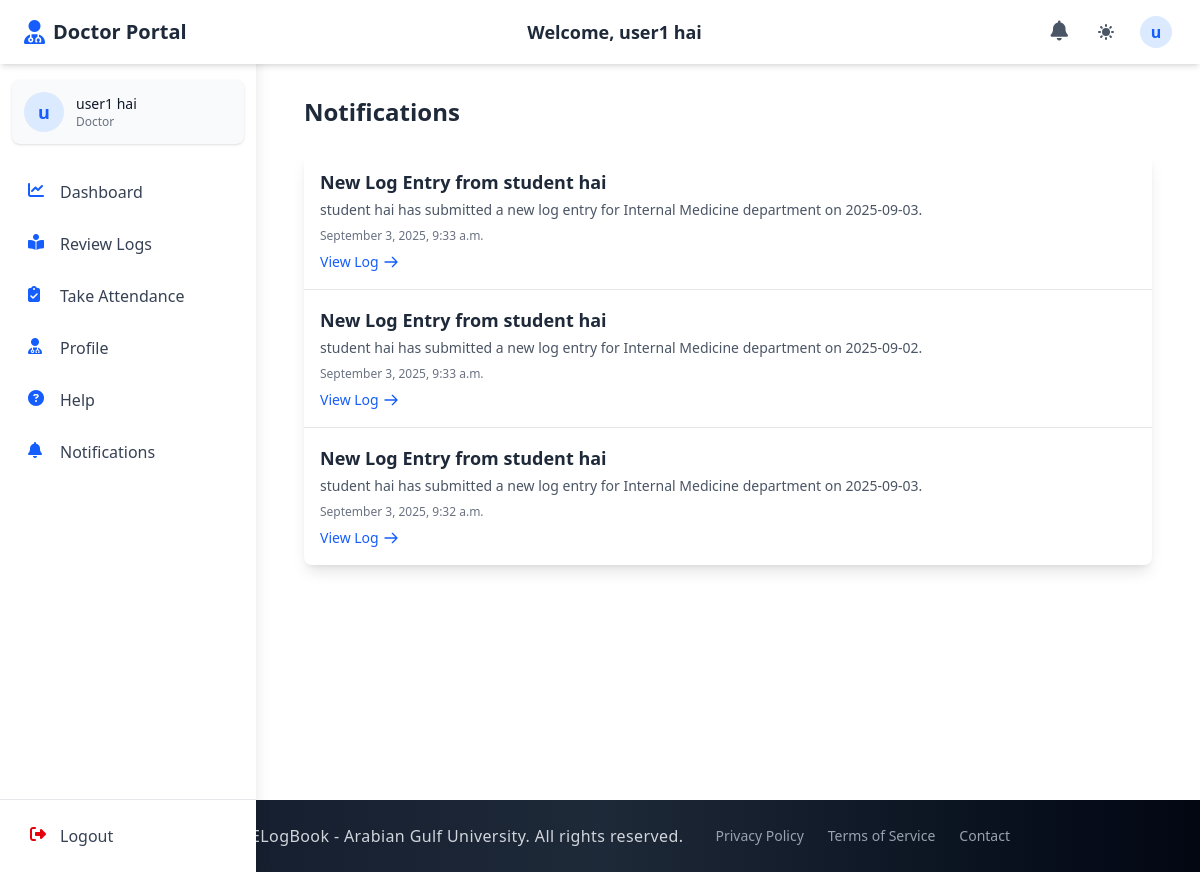
Page /doctors/notifications/ (signed in) on the committed database.
### accounts/models.py (models this page shows, shortened)
class CustomUser(AbstractUser):
    email = models.EmailField(unique=True)
    first_name = models.CharField(max_length=150, blank=True)
    last_name = models.CharField(max_length=150, blank=True)
    profile_photo = models.ImageField(
        upload_to="profiles/", blank=True, null=True, default="profiles/default.jpg"
    )
    city = models.CharField(max_length=100, blank=True)
    country = models.CharField(max_length=100, blank=True)
    phone_no = models.CharField(max_length=20, blank=True)
    bio = models.TextField(blank=True)
    speciality = models.CharField(max_length=100, blank=True)
    ROLE_CHOICES = (
        ("student", "Student"),
        ("doctor", "Doctor"),
        ("staff", "Staff"),
        ("admin", "Admin"),
    )
    ROLE_CHOICES = (
        ("defaultuser", "Default User"),
        ("student", "Student"),
        ("doctor", "Doctor"),
        ("staff", "Staff"),
        ("admin", "Admin"),
        ("pending", "Pending"),
    )
    role = models.CharField(max_length=15, choices=ROLE_CHOICES, default="defaultuser")
    groups = models.ManyToManyField(
        "auth.Group", related_name="customuser_groups", blank=True
    )
    user_permissions = models.ManyToManyField(
        "auth.Permission", related_name="customuser_permissions", blank=True
    )
    USERNAME_FIELD = "email"
    REQUIRED_FIELDS = ["username"]

### doctor_section/models.py (models this page shows, shortened)
class Notification(models.Model):
    recipient = models.ForeignKey(Doctor, on_delete=models.CASCADE, related_name='notifications')
    log_entry = models.ForeignKey(StudentLogFormModel, on_delete=models.CASCADE, null=True, blank=True)
    title = models.CharField(max_length=100)
    message = models.TextField()
    created_at = models.DateTimeField(auto_now_add=True)
    is_read = models.BooleanField(default=False)
    class Meta:
        ordering = ['-created_at']
        verbose_name = "Notification"
        verbose_name_plural = "Notifications"

### doctor_section/views.py (the view)
# urls.py: path("notifications/", views.notifications, name="notifications"),
@login_required
def notifications(request):
    doctor = request.user.doctor_profile
    notifications_list = Notification.objects.filter(recipient=doctor).order_by('-created_at')
    if request.GET.get('mark_read'):
        notification_id = request.GET.get('mark_read')
        notification = get_object_or_404(Notification, id=notification_id, recipient=doctor)
        notification.mark_as_read()
        return redirect('doctor_section:notifications')
    if request.GET.get('mark_all_read'):
        notifications_list.filter(is_read=False).update(is_read=True)
        messages.success(request, "All notifications marked as read.")
        return redirect('doctor_section:notifications')
    paginator = Paginator(notifications_list, 10)  # 10 items per page
    page_number = request.GET.get('page')
    page_obj = paginator.get_page(page_number)
    context = {
        'notifications': page_obj,
        'unread_count': notifications_list.filter(is_read=False).count(),
    }
    return render(request, "doctor_notifications.html", context)

### doctor_section/templates/doctor_notifications.html (shortened to what this page needs)
{% extends 'base.html' %}
{% block navbar %}
  {% include './components/doc_auth_navbar.html' %}
{% endblock %}
{% block content %}
  <div class="container mx-auto px-4 py-8">
    <div class="flex justify-between items-center mb-6">
      <h2 class="text-2xl font-bold text-gray-800 dark:text-white">Notifications</h2>
    </div>
    {% if notifications %}
      <div class="bg-white dark:bg-gray-800 rounded-lg shadow-lg overflow-hidden">
        <ul class="divide-y divide-gray-200 dark:divide-gray-700">
          {% for notification in notifications %}
            <li class="p-4 {% if not notification.is_read %}bg-blue-50 dark:bg-blue-900/20{% endif %} transition-colors duration-200">
              <div class="flex justify-between items-start">
                <div>
                  <h3 class="text-lg font-semibold text-gray-800 dark:text-white">
                    {{ notification.title }}
                  </h3>
                  <p class="text-sm text-gray-600 dark:text-gray-300 mt-1">{{ notification.message }}</p>
                  <p class="text-xs text-gray-500 dark:text-gray-400 mt-2">{{ notification.created_at|date:"F j, Y, g:i a" }}</p>
                  {% if notification.log_entry %}
                    <a href="{% url 'doctor_section:review_log' notification.log_entry.id %}" class="mt-2 inline-flex items-center text-sm text-blue-600 hover:text-blue-800 dark:text-blue-400 dark:hover:text-blue-300">
                      <span>View Log</span>
                      <svg class="w-4 h-4 ml-1" fill="none" stroke="currentColor" viewBox="0 0 24 24" xmlns="http://www.w3.org/2000/svg">
                        <path stroke-linecap="round" stroke-linejoin="round" stroke-width="2" d="M14 5l7 7m0 0l-7 7m7-7H3"></path>
                      </svg>
                    </a>
                  {% endif %}
                </div>
              </div>
            </li>
          {% endfor %}
        </ul>
      </div>
    {% endif %}
  </div>
{% endblock %}

### templates/base.html (shortened to what this page needs)
{% load static %}
<!DOCTYPE html>
<html lang="en" class="scroll-smooth">
<head>
  <link rel="stylesheet" href="{% static 'css/main.css' %}" />
  <link rel="stylesheet" href="https://cdnjs.cloudflare.com/ajax/libs/font-awesome/6.4.2/css/all.min.css" />
</head>
<body
  class="bg-white dark:bg-gray-900 text-gray-900 dark:text-white transition-colors duration-300 min-h-screen flex flex-col">
  {% block navbar %}{% endblock %}
  <main class="flex-grow w-full transition-all duration-300">
    {% block content_container %}
    <div class="container mx-auto px-4 sm:px-6 lg:px-8">
      {% block content %}{% endblock %}
    </div>
    {% endblock %}
  </main>
  {% include './components/footer.html' %}
</body>
</html>

### templates/components/doc_auth_navbar.html (shortened to what this page needs)
{% extends 'components/auth_navbar_base.html' %}
{% block home_url %}{% url 'doctor_section:doctor_dash' %}{% endblock %}
{% block header_icon %}fas fa-user-md{% endblock %}
{% block portal_name %}Doctor Portal{% endblock %}
{% block user_role %}Doctor{% endblock %}
{% block notifications_url %}{% url 'doctor_section:notifications' %}{% endblock %}
{% block logout_url_bottom %}{% url 'doctor_section:logout' %}{% endblock %}
{% block sidebar_menu %}
  <a href="{% url 'doctor_section:doctor_dash' %}" class="nav-item flex items-center px-4 py-3 text-gray-700 dark:text-gray-300 rounded-lg hover:bg-gray-100 dark:hover:bg-gray-700 group transition-colors duration-200">
    <i class="fas fa-chart-line w-5 h-5 text-blue-600 dark:text-blue-400"></i>
    <span class="ml-3 font-medium">Dashboard</span>
  </a>
  <a href="{% url 'doctor_section:doctor_reviews' %}" class="nav-item flex items-center px-4 py-3 text-gray-700 dark:text-gray-300 rounded-lg hover:bg-gray-100 dark:hover:bg-gray-700 group transition-colors duration-200">
    <i class="fas fa-book-reader w-5 h-5 text-blue-600 dark:text-blue-400"></i>
    <span class="ml-3 font-medium">Review Logs</span>
  </a>
  <a href="{% url 'doctor_section:take_attendance' %}" class="nav-item flex items-center px-4 py-3 text-gray-700 dark:text-gray-300 rounded-lg hover:bg-gray-100 dark:hover:bg-gray-700 group transition-colors duration-200">
    <i class="fas fa-clipboard-check w-5 h-5 text-blue-600 dark:text-blue-400"></i>
    <span class="ml-3 font-medium">Take Attendance</span>
  </a>
  <a href="{% url 'doctor_section:doctor_profile' %}" class="nav-item flex items-center px-4 py-3 text-gray-700 dark:text-gray-300 rounded-lg hover:bg-gray-100 dark:hover:bg-gray-700 group transition-colors duration-200">
    <i class="fas fa-user-md w-5 h-5 text-blue-600 dark:text-blue-400"></i>
    <span class="ml-3 font-medium">Profile</span>
  </a>
  <a href="{% url 'doctor_section:doctor_help' %}" class="nav-item flex items-center px-4 py-3 text-gray-700 dark:text-gray-300 rounded-lg hover:bg-gray-100 dark:hover:bg-gray-700 group transition-colors duration-200">
    <i class="fas fa-question-circle w-5 h-5 text-blue-600 dark:text-blue-400"></i>
    <span class="ml-3 font-medium">Help</span>
  </a>
  <a href="{% url 'doctor_section:notifications' %}" class="nav-item flex items-center px-4 py-3 text-gray-700 dark:text-gray-300 rounded-lg hover:bg-gray-100 dark:hover:bg-gray-700 group transition-colors duration-200">
    <i class="fas fa-bell w-5 h-5 text-blue-600 dark:text-blue-400"></i>
    <span class="ml-3 font-medium">Notifications</span>
  </a>
{% endblock %}

### templates/components/auth_navbar_base.html (shortened to what this page needs)
<header class="bg-white dark:bg-gray-800 shadow-md fixed top-0 left-0 right-0 z-40 h-16 transition-all duration-300">
  <div class="flex items-center justify-between h-full px-4 md:px-6 max-w-7xl mx-auto">
    <div class="flex items-center space-x-3">
      <a href="{% block home_url %}{% endblock %}" class="flex items-center">
        <i class="{% block header_icon %}fas fa-book-medical{% endblock %} text-blue-600 dark:text-blue-400 text-2xl mr-2"></i>
        <span class="font-bold text-xl text-gray-800 dark:text-white hidden sm:inline">{% block portal_name %}ElogBook Portal{% endblock %}</span>
      </a>
    </div>
    <div class="hidden md:block text-center">
      <h1 class="text-lg font-semibold text-gray-800 dark:text-white">
        Welcome, {% block user_title %}{% endblock %} {{ request.session.first_name }} {{ request.session.last_name }}
      </h1>
    </div>
    <div class="flex items-center space-x-3">
      <div class="relative">
        <a href="{% block notifications_url %}#{% endblock %}" class="p-2 text-gray-600 dark:text-gray-300 hover:bg-gray-100 dark:hover:bg-gray-700 rounded-full transition-colors duration-200" aria-label="Notifications">
          <i class="fas fa-bell text-xl"></i>
        </a>
      </div>
      <button id="theme-toggle" aria-label="Toggle dark mode" class="p-2 text-gray-600 dark:text-gray-300 hover:bg-gray-100 dark:hover:bg-gray-700 rounded-full transition-colors duration-200 focus:outline-none focus:ring-2 focus:ring-blue-500">
      </button>
      <div class="relative" x-data="{open: false}">
        <button @click="open = !open" id="user-menu-button" class="flex items-center text-gray-600 dark:text-gray-300 hover:bg-gray-100 dark:hover:bg-gray-700 rounded-full p-1 focus:outline-none focus:ring-2 focus:ring-blue-500">
          <div class="h-8 w-8 rounded-full bg-blue-100 dark:bg-blue-900 flex items-center justify-center text-blue-600 dark:text-blue-300 font-semibold">
            {{ request.session.first_name|slice:"0:1" }}
          </div>
        </button>
      </div>
    </div>
  </div>
</header>
<aside id="sidebar" class="fixed inset-y-0 left-0 z-30 w-64 pt-16 bg-white dark:bg-gray-800 shadow-lg transform -translate-x-full transition-transform duration-300 ease-in-out md:translate-x-0 overflow-hidden">
  <div class="h-full flex flex-col">
    <div class="flex-1 px-3 py-4 overflow-y-auto">
      <div class="flex items-center p-3 mb-6 rounded-lg bg-gray-50 dark:bg-gray-700 shadow-sm">
        <div class="flex-shrink-0">
          <div class="h-10 w-10 rounded-full bg-blue-100 dark:bg-blue-900 flex items-center justify-center text-blue-600 dark:text-blue-300 font-semibold text-lg">
            {{ request.session.first_name|slice:"0:1" }}
          </div>
        </div>
        <div class="ml-3 overflow-hidden">
        <p class="text-sm font-medium text-gray-900 dark:text-white truncate">{{ request.session.first_name }} {{ request.session.last_name }}</p>
        <p class="text-xs text-gray-500 dark:text-gray-400 truncate">{% block user_role %}User{% endblock %}</p>
      </div>
    </div>
      <nav class="space-y-1">
        {% block sidebar_menu %}{% endblock %}
      </nav>
    </div>
    <div class="px-3 py-3 border-t border-gray-200 dark:border-gray-700">
      <form method="POST" action="{% block logout_url_bottom %}#{% endblock %}" class="w-full">
        <button type="submit" class="flex w-full items-center px-4 py-3 text-gray-700 dark:text-gray-300 rounded-lg hover:bg-gray-100 dark:hover:bg-gray-700 group transition-colors duration-200">
          <i class="fas fa-sign-out-alt w-5 h-5 text-red-600 dark:text-red-400"></i>
          <span class="ml-3 font-medium">Logout</span>
        </button>
      </form>
    </div>
  </div>
</aside>
<div id="content-wrapper" class="pt-16 md:pl-64 min-h-screen transition-all duration-300">
</div>

### templates/components/footer.html
<footer class="bg-gradient-to-r from-gray-900 via-gray-800 to-gray-950 text-white py-6 transition-colors duration-300 shadow-lg">
  <div class="footer-container mx-auto px-4 text-center">
    <div class="flex flex-col md:flex-row justify-center items-center space-y-4 md:space-y-0 md:space-x-8">
      <div class="text-center">
        <p class="text-base font-light tracking-wide text-gray-300 hover:text-white transition-colors duration-200">
          © 2025 ELogBook - Arabian Gulf University. All rights reserved.
        </p>
      </div>
      <div class="flex flex-col md:flex-row space-y-2 md:space-y-0 md:space-x-6">
        <a href="#" class="text-sm font-medium text-gray-400 hover:text-indigo-300 transition-colors duration-200 ease-in-out hover:underline underline-offset-4 decoration-2 decoration-indigo-300">Privacy Policy</a>
        <a href="#" class="text-sm font-medium text-gray-400 hover:text-indigo-300 transition-colors duration-200 ease-in-out hover:underline underline-offset-4 decoration-2 decoration-indigo-300">Terms of Service</a>
        <a href="#" class="text-sm font-medium text-gray-400 hover:text-indigo-300 transition-colors duration-200 ease-in-out hover:underline underline-offset-4 decoration-2 decoration-indigo-300">Contact</a>
      </div>
    </div>
  </div>
</footer>

### rows in the picture
CustomUser: session.first_name "user1", session.last_name "hai", session.first_name "u"
Notification: title "New Log Entry from student hai", message "student hai has submitted a new log entry for Internal Medicine department on 2025-09-03.", created_at "September 3, 2025, 9:33 a.m.", shows "View Log"
Notification: title "New Log Entry from student hai", message "student hai has submitted a new log entry for Internal Medicine department on 2025-09-02.", created_at "September 3, 2025, 9:33 a.m.", shows "View Log"
Notification: title "New Log Entry from student hai", message "student hai has submitted a new log entry for Internal Medicine department on 2025-09-03.", created_at "September 3, 2025, 9:32 a.m.", shows "View Log"
